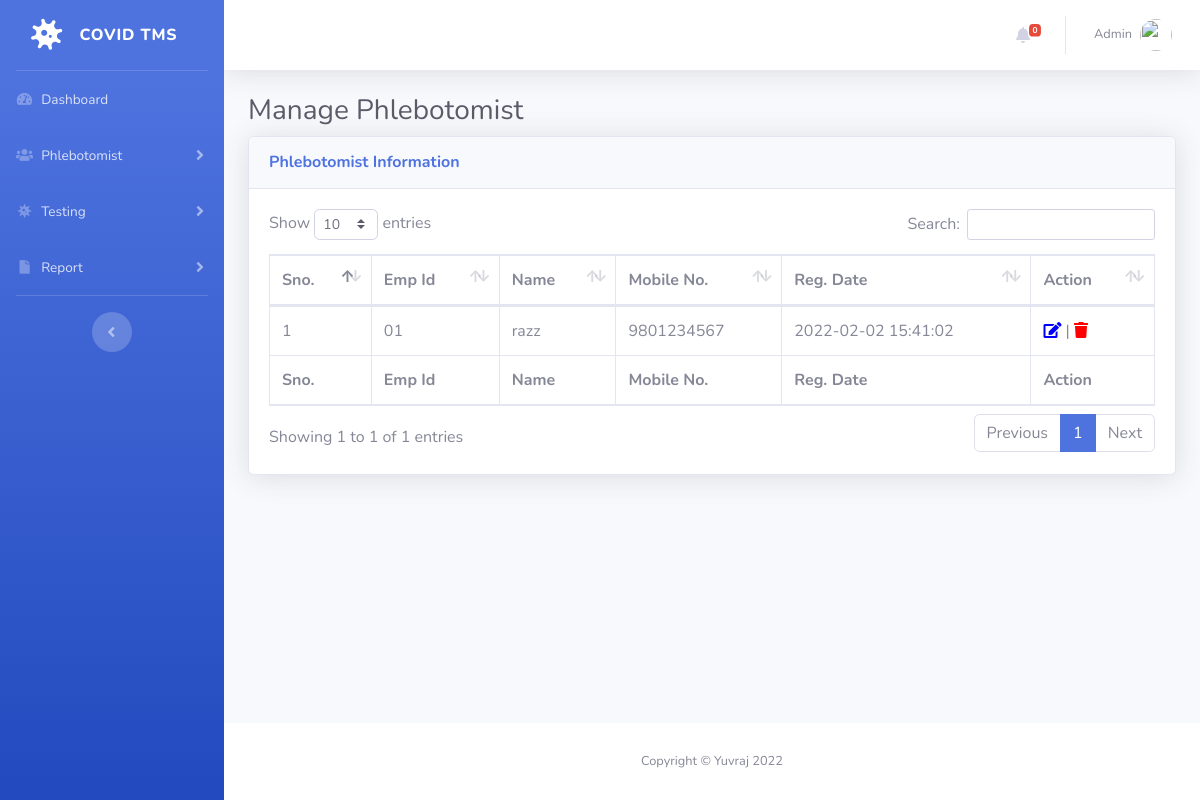
/manage-phlebotomist.php (signed in), run on the app's committed database.
### tables this page shows
CREATE TABLE `tblphlebotomist` (
  `id` int(11) NOT NULL,
  `EmpID` varchar(100) DEFAULT NULL,
  `FullName` varchar(120) DEFAULT NULL,
  `MobileNumber` bigint(12) DEFAULT NULL,
  `RegDate` timestamp NULL DEFAULT current_timestamp()
);

### manage-phlebotomist.php (the view, shortened to what this page needs)
<?php session_start();
include_once('includes/config.php');
if (strlen($_SESSION['aid']==0)) {
  header('location:logout.php');
  } else{
?>
<!DOCTYPE html>
<html lang="en">
<head>
    <link href="vendor/fontawesome-free/css/all.min.css" rel="stylesheet" type="text/css">
    <link href="css/sb-admin-2.min.css" rel="stylesheet">
    <link href="vendor/datatables/dataTables.bootstrap4.min.css" rel="stylesheet">
</head>
<body id="page-top">
    <div id="wrapper">
  <?php include_once('includes/sidebar.php');?>
        <div id="content-wrapper" class="d-flex flex-column">
            <div id="content">
<?php include_once('includes/topbar.php');?>
                <div class="container-fluid">
                    <h1 class="h3 mb-2 text-gray-800">Manage Phlebotomist</h1>
                    <div class="card shadow mb-4">
                        <div class="card-header py-3">
                            <h6 class="m-0 font-weight-bold text-primary">Phlebotomist Information</h6>
                        </div>
                        <div class="card-body">
                            <div class="table-responsive">
                                <table class="table table-bordered" id="dataTable" width="100%" cellspacing="0">
                                    <thead>
                                        <tr>
                                            <th>Sno.</th>
                                            <th>Emp Id</th>
                                            <th>Name</th>
                                            <th>Mobile No.</th>
                                            <th>Reg. Date</th>
                                            <th>Action</th>
                                        </tr>
                                    </thead>
                                    <tfoot>
                                        <tr>
                                            <th>Sno.</th>
                                            <th>Emp Id</th>
                                            <th>Name</th>
                                            <th>Mobile No.</th>
                                             <th>Reg. Date</th>
                                            <th>Action</th>
                                        </tr>
                                    </tfoot>
                                    <tbody>
<?php $query=mysqli_query($con,"select * from tblphlebotomist");
$cnt=1;
while($row=mysqli_fetch_array($query)){
?>
                                        <tr>
                                            <td><?php echo $cnt;?></td>
                                            <td><?php echo $row['EmpID'];?></td>
                                            <td><?php echo $row['FullName'];?></td>
                                            <td><?php echo $row['MobileNumber'];?></td>
                                             <td><?php echo $row['RegDate'];?></td>
                                            <td>
                                <a href="edit-phlebotomist.php?pid=<?php echo $row['id'];?>"><i class="fas fa-edit" style="color:blue"></i></a> |
                                <a href="manage-phlebotomist.php?pid=<?php echo $row['id'];?>&&action=delete" onclick="return confirm('Do you really want to delete this record?');"><i class="fa fa-trash" aria-hidden="true" style="color:red" title="Delete this record"></i></a></td>
                                        </tr>
                               <?php } ?>
                                    </tbody>
                                </table>
                            </div>
                        </div>
                    </div>
                </div>
            </div>
    <?php include_once('includes/footer.php');?>
        </div>
    </div>
</body>
</html>
<?php } ?>

### includes/topbar.php (shortened to what this page needs)
      <nav class="navbar navbar-expand navbar-light bg-white topbar mb-4 static-top shadow">
            <?php if($_SESSION['aid']):?>
                    <ul class="navbar-nav ml-auto">
<?php $query=mysqli_query($con,"select * from tbltestrecord where ReportStatus is null");
$count=mysqli_num_rows($query);
?>
                        <li class="nav-item dropdown no-arrow mx-1">
                            <a class="nav-link dropdown-toggle" href="#" id="alertsDropdown" role="button"
                                data-toggle="dropdown" aria-haspopup="true" aria-expanded="false">
                                <i class="fas fa-bell fa-fw"></i>
                                <span class="badge badge-danger badge-counter"><?php echo $count;?></span>
                            </a>
                        </li>
                        <li class="nav-item dropdown no-arrow">
                            <a class="nav-link dropdown-toggle" href="#" id="userDropdown" role="button"
                                data-toggle="dropdown" aria-haspopup="true" aria-expanded="false">
                <?php
$adid=$_SESSION['aid'];
$ret1=mysqli_query($con,"select AdminName from tbladmin where ID='$adid'");
while($row1=mysqli_fetch_array($ret1)){
?>
                                <span class="mr-2 d-none d-lg-inline text-gray-600 small"><?php  echo $row1['AdminName'];?></span>
                           <?php } ?>
                                <img class="img-profile rounded-circle"
                                    src="img/undraw_profile.svg">
                            </a>
                        </li>
                    </ul>
                <?php endif;?>
                </nav>

### data on the page
tblphlebotomist: EmpID "01", FullName "razz", MobileNumber "9801234567", RegDate "2022-02-02 15:41:02"

### other printed values
$count "0"
$row1['AdminName'] "Admin"
